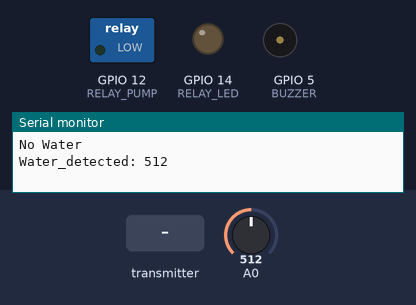
Bench run of a sketch on a simulated ESP8266 (NodeMCU). On the bench: switched loads named in the sketch (green lamp = pin HIGH), output pins drawn as LEDs (lit = HIGH), buzzer (waves = sounding), the last lines printed to the serial monitor. The inputs (shaded band) are chosen by the test bench; at power-on: A0 = 512.

Above: at 1.2 s.
1.3 s: A0 set to 982
4.8 s: A0 set to 1012
At 5.7 s:
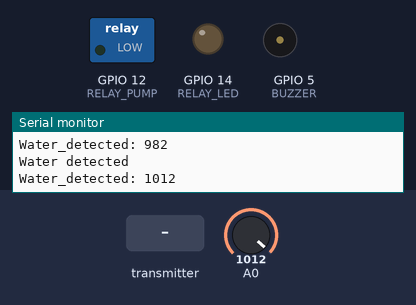
7.5 s: the transmitter starts sending trigger = 1
At 9.2 s:
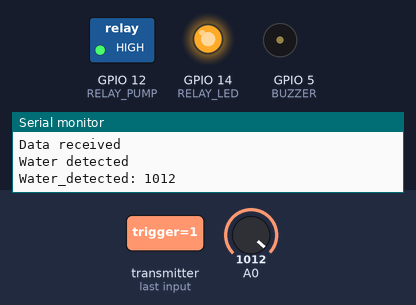
9.5 s: the transmitter starts sending trigger = 0
At 10.8 s:
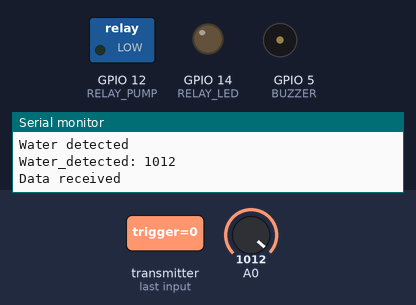
11.5 s: A0 set to 990
At 12.12 s:
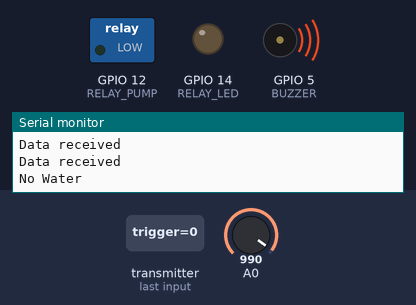
Timing chart, 0 to 17.0 s (numbered marks = the images above; inputs shaded):
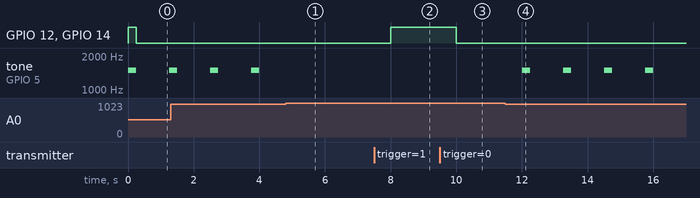

The sketch:

water_spray_machine_V3.ino
```cpp
#include <ESP8266WiFi.h>
#include <espnow.h>

const int RELAY_LED = 14;
const int RELAY_PUMP = 12;
const int BUZZER = 5;
const int Liquid_Level_Sensor = 0;
bool TRIGGER;
int Water_detected;
bool water_trigger;

unsigned long lastReceivedTime = 0;
const unsigned long timeout = 5000;  // 5 วินาที

typedef struct struct_message {
  int pm;
  int gas;
  bool trigger;
} struct_message;

struct_message myData;

void OnDataRecv(uint8_t *mac, uint8_t *incomingData, uint8_t len) {
  memcpy(&myData, incomingData, sizeof(myData));
  Serial.println("Data received");
  lastReceivedTime = millis();
}

void setup() {
  Serial.begin(115200);

  pinMode(RELAY_LED, OUTPUT);
  pinMode(RELAY_PUMP, OUTPUT);
  pinMode(Liquid_Level_Sensor, INPUT);
  pinMode(BUZZER, OUTPUT);

  digitalWrite(RELAY_LED, 1);
  digitalWrite(RELAY_PUMP, 1);

  WiFi.mode(WIFI_STA);
  if (esp_now_init() != 0) {
    Serial.println("Error initializing ESP-NOW");
    return;
  }
  esp_now_set_self_role(ESP_NOW_ROLE_SLAVE);
  esp_now_register_recv_cb(OnDataRecv);
}

void loop() {
  WATER();

  unsigned long currentTime = millis();
  if (currentTime - lastReceivedTime > timeout) {
    TRIGGER = false; //หากไม่มีข้อมูลภายในเวลาที่กำหนด
  } else {
    TRIGGER = myData.trigger; // ควบคุมด้วยข้อมูลที่ได้รับ
  }

  if (water_trigger) {
    if (TRIGGER) {
      digitalWrite(RELAY_PUMP, 1);
      digitalWrite(RELAY_LED, 1);
    } else {
      digitalWrite(RELAY_PUMP, 0);
      digitalWrite(RELAY_LED, 0);
    }
  } else {
    digitalWrite(RELAY_PUMP, 0);
    digitalWrite(RELAY_LED, 0);
  }

  delay(1000);
}

void WATER() {
  Water_detected = analogRead(Liquid_Level_Sensor);
  if (Water_detected > 1000) {
    water_trigger = true;
    Serial.println("Water detected");
  } else {
    water_trigger = false;
    Serial.println("No Water");
    tone(BUZZER, 1500);
    delay(250);
    noTone(BUZZER);
  }
  Serial.print("Water_detected: ");
  Serial.println(Water_detected);
}
```

Measured:
- the behaviour switches between 1000 and 1001 on A0 (found by bisection; images 0 and 1)
- after the input at 4.8 s, tone on GPIO 5 (BUZZER): stops changing and stays silent
- after the input at 7.5 s, GPIO 12 (RELAY_PUMP), GPIO 14 (RELAY_LED): LOW → HIGH after 0.50 s
- after the input at 9.5 s, GPIO 12 (RELAY_PUMP), GPIO 14 (RELAY_LED): HIGH → LOW after 0.50 s
- after the input at 11.5 s, tone on GPIO 5 (BUZZER): alternates 1500 Hz for 0.25 s and silent for 1.0 s, starting after 0.50 s
- by itself, tone on GPIO 5 (BUZZER): alternates 1500 Hz for 0.25 s and silent for 1.0 s
